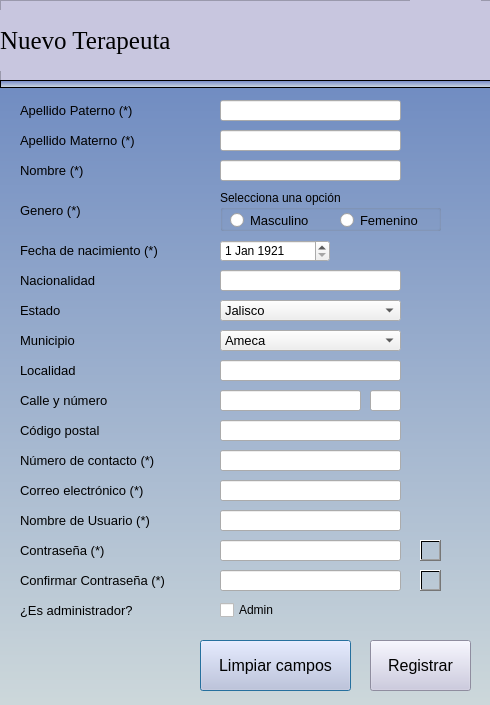
<?xml version="1.0" encoding="UTF-8"?>
<ui version="4.0">
 <class>DialogAgregarTerapeuta</class>
 <widget class="QDialog" name="DialogAgregarTerapeuta">
  <property name="geometry">
   <rect>
    <x>0</x>
    <y>0</y>
    <width>490</width>
    <height>705</height>
   </rect>
  </property>
  <property name="minimumSize">
   <size>
    <width>490</width>
    <height>700</height>
   </size>
  </property>
  <property name="windowTitle">
   <string>Dialog</string>
  </property>
  <widget class="QLabel" name="label">
   <property name="geometry">
    <rect>
     <x>0</x>
     <y>0</y>
     <width>541</width>
     <height>741</height>
    </rect>
   </property>
   <property name="minimumSize">
    <size>
     <width>480</width>
     <height>710</height>
    </size>
   </property>
   <property name="styleSheet">
    <string notr="true">background-color: qlineargradient(spread:pad, x1:0, y1:1, x2:0, y2:0, stop:0 rgba(210, 220, 220), stop:1 rgba(100, 130, 190));

</string>
   </property>
   <property name="text">
    <string/>
   </property>
  </widget>
  <widget class="QLabel" name="label_3">
   <property name="geometry">
    <rect>
     <x>20</x>
     <y>130</y>
     <width>161</width>
     <height>21</height>
    </rect>
   </property>
   <property name="font">
    <font>
     <pointsize>10</pointsize>
    </font>
   </property>
   <property name="text">
    <string>Apellido Materno (*)</string>
   </property>
  </widget>
  <widget class="QLineEdit" name="leCorreoElectronico">
   <property name="geometry">
    <rect>
     <x>220</x>
     <y>480</y>
     <width>181</width>
     <height>21</height>
    </rect>
   </property>
   <property name="font">
    <font>
     <pointsize>10</pointsize>
    </font>
   </property>
   <property name="text">
    <string/>
   </property>
   <property name="maxLength">
    <number>40</number>
   </property>
  </widget>
  <widget class="QLineEdit" name="leNombres">
   <property name="geometry">
    <rect>
     <x>220</x>
     <y>160</y>
     <width>181</width>
     <height>21</height>
    </rect>
   </property>
   <property name="font">
    <font>
     <pointsize>10</pointsize>
    </font>
   </property>
   <property name="maxLength">
    <number>27</number>
   </property>
  </widget>
  <widget class="QLineEdit" name="leCalle">
   <property name="geometry">
    <rect>
     <x>220</x>
     <y>390</y>
     <width>141</width>
     <height>21</height>
    </rect>
   </property>
   <property name="font">
    <font>
     <pointsize>10</pointsize>
    </font>
   </property>
   <property name="maxLength">
    <number>27</number>
   </property>
  </widget>
  <widget class="QLineEdit" name="leLoclidad">
   <property name="geometry">
    <rect>
     <x>220</x>
     <y>360</y>
     <width>181</width>
     <height>21</height>
    </rect>
   </property>
   <property name="font">
    <font>
     <pointsize>10</pointsize>
    </font>
   </property>
   <property name="maxLength">
    <number>27</number>
   </property>
  </widget>
  <widget class="QLabel" name="label_5">
   <property name="geometry">
    <rect>
     <x>20</x>
     <y>240</y>
     <width>181</width>
     <height>21</height>
    </rect>
   </property>
   <property name="font">
    <font>
     <pointsize>10</pointsize>
    </font>
   </property>
   <property name="text">
    <string>Fecha de nacimiento (*)</string>
   </property>
  </widget>
  <widget class="QLabel" name="label_17">
   <property name="geometry">
    <rect>
     <x>20</x>
     <y>510</y>
     <width>121</width>
     <height>21</height>
    </rect>
   </property>
   <property name="font">
    <font>
     <pointsize>10</pointsize>
    </font>
   </property>
   <property name="text">
    <string/>
   </property>
  </widget>
  <widget class="QLabel" name="label_22">
   <property name="geometry">
    <rect>
     <x>20</x>
     <y>600</y>
     <width>171</width>
     <height>21</height>
    </rect>
   </property>
   <property name="font">
    <font>
     <pointsize>10</pointsize>
    </font>
   </property>
   <property name="text">
    <string>¿Es administrador?</string>
   </property>
  </widget>
  <widget class="QLabel" name="label_16">
   <property name="geometry">
    <rect>
     <x>20</x>
     <y>480</y>
     <width>171</width>
     <height>21</height>
    </rect>
   </property>
   <property name="font">
    <font>
     <pointsize>10</pointsize>
    </font>
   </property>
   <property name="text">
    <string>Correo electrónico (*)</string>
   </property>
  </widget>
  <widget class="QLabel" name="label_18">
   <property name="geometry">
    <rect>
     <x>20</x>
     <y>270</y>
     <width>101</width>
     <height>21</height>
    </rect>
   </property>
   <property name="font">
    <font>
     <pointsize>10</pointsize>
    </font>
   </property>
   <property name="text">
    <string>Nacionalidad</string>
   </property>
  </widget>
  <widget class="QLineEdit" name="leCofirnarPassword">
   <property name="geometry">
    <rect>
     <x>220</x>
     <y>570</y>
     <width>181</width>
     <height>21</height>
    </rect>
   </property>
   <property name="font">
    <font>
     <pointsize>10</pointsize>
    </font>
   </property>
   <property name="toolTip">
    <string>La contraseña debe tener entre 6 y 10 digitos, 1 numero, una minuscula y una mayuscula</string>
   </property>
   <property name="text">
    <string/>
   </property>
   <property name="maxLength">
    <number>10</number>
   </property>
   <property name="echoMode">
    <enum>QLineEdit::Password</enum>
   </property>
  </widget>
  <widget class="QLineEdit" name="leCodigoPostal">
   <property name="geometry">
    <rect>
     <x>220</x>
     <y>420</y>
     <width>181</width>
     <height>21</height>
    </rect>
   </property>
   <property name="font">
    <font>
     <pointsize>10</pointsize>
    </font>
   </property>
   <property name="maxLength">
    <number>5</number>
   </property>
  </widget>
  <widget class="QLabel" name="label_21">
   <property name="geometry">
    <rect>
     <x>20</x>
     <y>570</y>
     <width>191</width>
     <height>21</height>
    </rect>
   </property>
   <property name="font">
    <font>
     <pointsize>10</pointsize>
    </font>
   </property>
   <property name="text">
    <string>Confirmar Contraseña (*)</string>
   </property>
  </widget>
  <widget class="QLineEdit" name="leNombreUsuario">
   <property name="geometry">
    <rect>
     <x>220</x>
     <y>510</y>
     <width>181</width>
     <height>21</height>
    </rect>
   </property>
   <property name="font">
    <font>
     <pointsize>10</pointsize>
    </font>
   </property>
   <property name="maxLength">
    <number>15</number>
   </property>
  </widget>
  <widget class="QPushButton" name="btnCancelar">
   <property name="geometry">
    <rect>
     <x>200</x>
     <y>640</y>
     <width>151</width>
     <height>51</height>
    </rect>
   </property>
   <property name="font">
    <font>
     <pointsize>12</pointsize>
    </font>
   </property>
   <property name="styleSheet">
    <string notr="true">background-color: rgb(255, 211, 160);
background-color: rgb(200, 198, 223);</string>
   </property>
   <property name="text">
    <string>Limpiar campos</string>
   </property>
  </widget>
  <widget class="QLineEdit" name="leNumeroCalle">
   <property name="geometry">
    <rect>
     <x>370</x>
     <y>390</y>
     <width>31</width>
     <height>21</height>
    </rect>
   </property>
   <property name="font">
    <font>
     <pointsize>10</pointsize>
    </font>
   </property>
   <property name="maxLength">
    <number>5</number>
   </property>
  </widget>
  <widget class="QLabel" name="label_6">
   <property name="geometry">
    <rect>
     <x>20</x>
     <y>200</y>
     <width>131</width>
     <height>21</height>
    </rect>
   </property>
   <property name="font">
    <font>
     <pointsize>10</pointsize>
    </font>
   </property>
   <property name="text">
    <string/>
   </property>
  </widget>
  <widget class="QLineEdit" name="leNumeroContacto">
   <property name="geometry">
    <rect>
     <x>220</x>
     <y>450</y>
     <width>181</width>
     <height>21</height>
    </rect>
   </property>
   <property name="font">
    <font>
     <pointsize>10</pointsize>
    </font>
   </property>
   <property name="maxLength">
    <number>10</number>
   </property>
  </widget>
  <widget class="QPushButton" name="btnRegistrar">
   <property name="geometry">
    <rect>
     <x>370</x>
     <y>640</y>
     <width>101</width>
     <height>51</height>
    </rect>
   </property>
   <property name="font">
    <font>
     <pointsize>12</pointsize>
    </font>
   </property>
   <property name="styleSheet">
    <string notr="true">background-color: rgb(180, 255, 199);
background-color: rgb(200, 198, 223);</string>
   </property>
   <property name="text">
    <string>Registrar</string>
   </property>
  </widget>
  <widget class="QLabel" name="label_4">
   <property name="geometry">
    <rect>
     <x>20</x>
     <y>160</y>
     <width>91</width>
     <height>21</height>
    </rect>
   </property>
   <property name="font">
    <font>
     <pointsize>10</pointsize>
    </font>
   </property>
   <property name="text">
    <string>Nombre (*)</string>
   </property>
  </widget>
  <widget class="QLineEdit" name="lePassword">
   <property name="geometry">
    <rect>
     <x>220</x>
     <y>540</y>
     <width>181</width>
     <height>21</height>
    </rect>
   </property>
   <property name="font">
    <font>
     <pointsize>10</pointsize>
    </font>
   </property>
   <property name="toolTip">
    <string>La contraseña debe tener entre 6 y 10 digitos, 1 numero, una minuscula y una mayuscula</string>
   </property>
   <property name="text">
    <string/>
   </property>
   <property name="maxLength">
    <number>10</number>
   </property>
   <property name="echoMode">
    <enum>QLineEdit::Password</enum>
   </property>
  </widget>
  <widget class="QLabel" name="label_19">
   <property name="geometry">
    <rect>
     <x>20</x>
     <y>540</y>
     <width>141</width>
     <height>21</height>
    </rect>
   </property>
   <property name="font">
    <font>
     <pointsize>10</pointsize>
    </font>
   </property>
   <property name="text">
    <string>Contraseña (*)</string>
   </property>
  </widget>
  <widget class="QLabel" name="label_20">
   <property name="geometry">
    <rect>
     <x>20</x>
     <y>510</y>
     <width>171</width>
     <height>21</height>
    </rect>
   </property>
   <property name="font">
    <font>
     <pointsize>10</pointsize>
    </font>
   </property>
   <property name="text">
    <string>Nombre de Usuario (*)</string>
   </property>
  </widget>
  <widget class="QLabel" name="label_11">
   <property name="geometry">
    <rect>
     <x>20</x>
     <y>390</y>
     <width>121</width>
     <height>21</height>
    </rect>
   </property>
   <property name="font">
    <font>
     <pointsize>10</pointsize>
    </font>
   </property>
   <property name="text">
    <string>Calle y número</string>
   </property>
  </widget>
  <widget class="QLabel" name="label_9">
   <property name="geometry">
    <rect>
     <x>20</x>
     <y>300</y>
     <width>121</width>
     <height>21</height>
    </rect>
   </property>
   <property name="font">
    <font>
     <pointsize>10</pointsize>
    </font>
   </property>
   <property name="text">
    <string>Estado</string>
   </property>
  </widget>
  <widget class="QLabel" name="label_15">
   <property name="geometry">
    <rect>
     <x>20</x>
     <y>200</y>
     <width>81</width>
     <height>21</height>
    </rect>
   </property>
   <property name="font">
    <font>
     <pointsize>10</pointsize>
    </font>
   </property>
   <property name="text">
    <string>Genero (*)</string>
   </property>
  </widget>
  <widget class="QLineEdit" name="leApellidoPaterno">
   <property name="geometry">
    <rect>
     <x>220</x>
     <y>100</y>
     <width>181</width>
     <height>21</height>
    </rect>
   </property>
   <property name="font">
    <font>
     <pointsize>10</pointsize>
    </font>
   </property>
   <property name="text">
    <string/>
   </property>
   <property name="maxLength">
    <number>27</number>
   </property>
   <property name="dragEnabled">
    <bool>true</bool>
   </property>
  </widget>
  <widget class="QLineEdit" name="leApellidoMaterno">
   <property name="geometry">
    <rect>
     <x>220</x>
     <y>130</y>
     <width>181</width>
     <height>21</height>
    </rect>
   </property>
   <property name="font">
    <font>
     <pointsize>10</pointsize>
    </font>
   </property>
   <property name="maxLength">
    <number>27</number>
   </property>
  </widget>
  <widget class="QLabel" name="label_14">
   <property name="geometry">
    <rect>
     <x>20</x>
     <y>450</y>
     <width>191</width>
     <height>21</height>
    </rect>
   </property>
   <property name="font">
    <font>
     <pointsize>10</pointsize>
    </font>
   </property>
   <property name="text">
    <string>Número de contacto (*)</string>
   </property>
  </widget>
  <widget class="QLabel" name="label_12">
   <property name="geometry">
    <rect>
     <x>20</x>
     <y>330</y>
     <width>121</width>
     <height>21</height>
    </rect>
   </property>
   <property name="font">
    <font>
     <pointsize>10</pointsize>
    </font>
   </property>
   <property name="text">
    <string>Municipio</string>
   </property>
  </widget>
  <widget class="QDateEdit" name="dateEdit">
   <property name="geometry">
    <rect>
     <x>220</x>
     <y>240</y>
     <width>110</width>
     <height>22</height>
    </rect>
   </property>
   <property name="dateTime">
    <datetime>
     <hour>0</hour>
     <minute>0</minute>
     <second>0</second>
     <year>1921</year>
     <month>1</month>
     <day>1</day>
    </datetime>
   </property>
   <property name="minimumDateTime">
    <datetime>
     <hour>1</hour>
     <minute>0</minute>
     <second>0</second>
     <year>1920</year>
     <month>9</month>
     <day>26</day>
    </datetime>
   </property>
  </widget>
  <widget class="QComboBox" name="cbEstado">
   <property name="geometry">
    <rect>
     <x>220</x>
     <y>300</y>
     <width>181</width>
     <height>21</height>
    </rect>
   </property>
   <property name="font">
    <font>
     <pointsize>10</pointsize>
    </font>
   </property>
   <item>
    <property name="text">
     <string>Jalisco</string>
    </property>
   </item>
  </widget>
  <widget class="QLineEdit" name="leNacionalidad">
   <property name="geometry">
    <rect>
     <x>220</x>
     <y>270</y>
     <width>181</width>
     <height>21</height>
    </rect>
   </property>
   <property name="font">
    <font>
     <pointsize>10</pointsize>
    </font>
   </property>
   <property name="maxLength">
    <number>27</number>
   </property>
  </widget>
  <widget class="QLabel" name="label_10">
   <property name="geometry">
    <rect>
     <x>20</x>
     <y>360</y>
     <width>121</width>
     <height>21</height>
    </rect>
   </property>
   <property name="font">
    <font>
     <pointsize>10</pointsize>
    </font>
   </property>
   <property name="text">
    <string>Localidad</string>
   </property>
  </widget>
  <widget class="QPushButton" name="btnVerPas_2">
   <property name="geometry">
    <rect>
     <x>420</x>
     <y>570</y>
     <width>21</width>
     <height>21</height>
    </rect>
   </property>
   <property name="styleSheet">
    <string notr="true">background-color: qconicalgradient(cx:0.488, cy:0.494318, angle:123.4, stop:0 rgba(0, 0, 0, 0));
border-image: url(:/newPrefix/vision.png);</string>
   </property>
   <property name="text">
    <string/>
   </property>
  </widget>
  <widget class="QLabel" name="label_13">
   <property name="geometry">
    <rect>
     <x>20</x>
     <y>420</y>
     <width>121</width>
     <height>21</height>
    </rect>
   </property>
   <property name="font">
    <font>
     <pointsize>10</pointsize>
    </font>
   </property>
   <property name="text">
    <string>Código postal</string>
   </property>
  </widget>
  <widget class="QLabel" name="label_7">
   <property name="geometry">
    <rect>
     <x>20</x>
     <y>100</y>
     <width>151</width>
     <height>21</height>
    </rect>
   </property>
   <property name="font">
    <font>
     <pointsize>10</pointsize>
    </font>
   </property>
   <property name="text">
    <string>Apellido Paterno (*)</string>
   </property>
  </widget>
  <widget class="QComboBox" name="cbMunicipio">
   <property name="geometry">
    <rect>
     <x>220</x>
     <y>330</y>
     <width>181</width>
     <height>21</height>
    </rect>
   </property>
   <property name="font">
    <font>
     <pointsize>10</pointsize>
    </font>
   </property>
   <item>
    <property name="text">
     <string>Ameca</string>
    </property>
   </item>
  </widget>
  <widget class="QPushButton" name="btnVerPas_1">
   <property name="geometry">
    <rect>
     <x>420</x>
     <y>540</y>
     <width>21</width>
     <height>21</height>
    </rect>
   </property>
   <property name="styleSheet">
    <string notr="true">background-color: qconicalgradient(cx:0.488, cy:0.494318, angle:123.4, stop:0 rgba(0, 0, 0, 0));
border-image: url(:/newPrefix/vision.png);</string>
   </property>
   <property name="text">
    <string/>
   </property>
  </widget>
  <widget class="QFrame" name="frame">
   <property name="geometry">
    <rect>
     <x>0</x>
     <y>0</y>
     <width>531</width>
     <height>81</height>
    </rect>
   </property>
   <property name="styleSheet">
    <string notr="true">background-color: rgb(200, 198, 223);</string>
   </property>
   <property name="frameShape">
    <enum>QFrame::StyledPanel</enum>
   </property>
   <property name="frameShadow">
    <enum>QFrame::Raised</enum>
   </property>
   <widget class="QLabel" name="label_2">
    <property name="geometry">
     <rect>
      <x>0</x>
      <y>10</y>
      <width>401</width>
      <height>61</height>
     </rect>
    </property>
    <property name="font">
     <font>
      <family>Times New Roman</family>
      <pointsize>19</pointsize>
      <weight>9</weight>
      <italic>false</italic>
      <bold>false</bold>
     </font>
    </property>
    <property name="styleSheet">
     <string notr="true">
font: 75 19pt &quot;Times New Roman&quot;;</string>
    </property>
    <property name="text">
     <string>Nuevo Terapeuta</string>
    </property>
   </widget>
   <widget class="QLabel" name="label_23">
    <property name="geometry">
     <rect>
      <x>410</x>
      <y>0</y>
      <width>71</width>
      <height>71</height>
     </rect>
    </property>
    <property name="font">
     <font>
      <pointsize>10</pointsize>
     </font>
    </property>
    <property name="styleSheet">
     <string notr="true">image: url(:/newPrefix/terapeuta.png);</string>
    </property>
    <property name="text">
     <string/>
    </property>
   </widget>
  </widget>
  <widget class="QFrame" name="frame_2">
   <property name="geometry">
    <rect>
     <x>0</x>
     <y>80</y>
     <width>531</width>
     <height>8</height>
    </rect>
   </property>
   <property name="maximumSize">
    <size>
     <width>16777215</width>
     <height>8</height>
    </size>
   </property>
   <property name="styleSheet">
    <string notr="true">background-color: qlineargradient(spread:pad, x1:0, y1:1, x2:0, y2:0, stop:0 rgba(214, 225, 229), stop:1 rgba(109, 130, 198));
</string>
   </property>
   <property name="frameShape">
    <enum>QFrame::StyledPanel</enum>
   </property>
   <property name="frameShadow">
    <enum>QFrame::Raised</enum>
   </property>
  </widget>
  <widget class="QGroupBox" name="groupBox">
   <property name="geometry">
    <rect>
     <x>220</x>
     <y>190</y>
     <width>221</width>
     <height>41</height>
    </rect>
   </property>
   <property name="title">
    <string>Selecciona una opción</string>
   </property>
   <widget class="QRadioButton" name="rbFemenino">
    <property name="geometry">
     <rect>
      <x>120</x>
      <y>20</y>
      <width>101</width>
      <height>20</height>
     </rect>
    </property>
    <property name="font">
     <font>
      <pointsize>10</pointsize>
     </font>
    </property>
    <property name="text">
     <string>Femenino</string>
    </property>
   </widget>
   <widget class="QRadioButton" name="rbMasculino">
    <property name="geometry">
     <rect>
      <x>10</x>
      <y>20</y>
      <width>111</width>
      <height>20</height>
     </rect>
    </property>
    <property name="font">
     <font>
      <pointsize>10</pointsize>
     </font>
    </property>
    <property name="text">
     <string>Masculino</string>
    </property>
   </widget>
  </widget>
  <widget class="QCheckBox" name="checkBox">
   <property name="geometry">
    <rect>
     <x>220</x>
     <y>600</y>
     <width>81</width>
     <height>20</height>
    </rect>
   </property>
   <property name="text">
    <string>Admin</string>
   </property>
  </widget>
 </widget>
 <resources>
  <include location="images/image.qrc"/>
 </resources>
 <connections/>
</ui>
